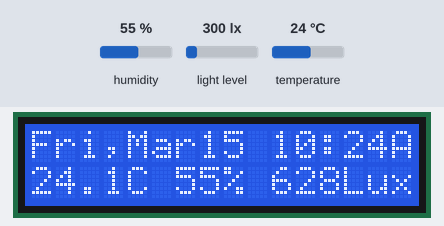
This program was run on a simulated Raspberry Pi (BCM pin numbers). Parts: 16×2 character LCD. The test bench sets the inputs (shaded band); at power-on: light level 300 lx, humidity 55 %, temperature 24 °C. The clock reads 2024-03-15 10:24:30 at power-on unless the program sets it; files the program writes start out absent; sound played through the audio output is not drawn and takes no time; what the program prints to the terminal is not drawn.

Above: at 2.3 s.
2.4 s: light level set to 500 lx
At 6.6 s:
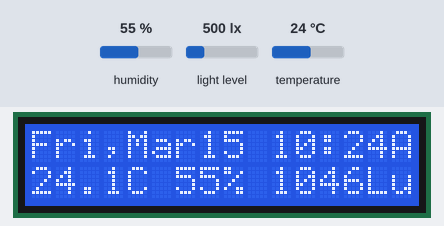
10.6 s: humidity set to 22 %
At 13.5 s:
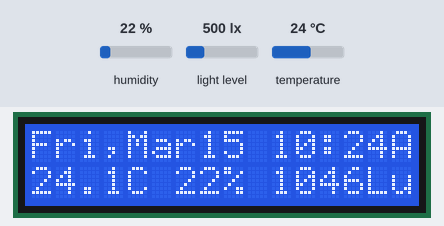
17.6 s: temperature set to 12 °C
At 20.3 s:
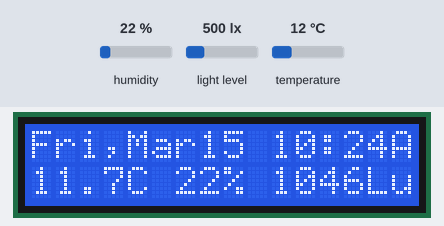
24.7 s: light level set to 40 lx
At 28.1 s:
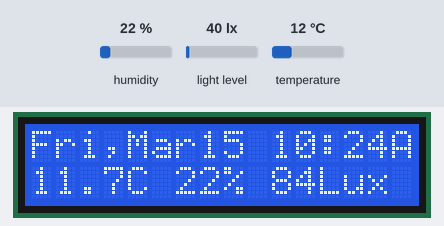
Timing chart, 0 to 29.6 s (numbered marks = the images above; inputs shaded):
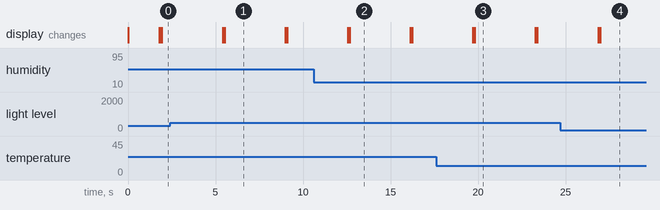

The program:

clock.py
```python
# Shivam Kundan
# S17-71-HOL1
# Fall 2017

# Constantly receive data from sensors, display on LCD, and save to file

# TSL2561 Light Sensor
# SI7021 Temperature & Humidity Sensor

import smbus
import time
import datetime
from subprocess import call
import sys
import shlex
import lcddriver

# Get I2C bus
bus = smbus.SMBus(1)

# Initialize LCD
display = lcddriver.lcd()

def brightness_sensor():
	# TSL2561 address, 0x39(57)
	# Select control register, 0x00(00) with command register, 0x80(128)
	#		0x03(03)	Power ON mode
	bus.write_byte_data(0x39, 0x00 | 0x80, 0x03)
	# TSL2561 address, 0x39(57)
	# Select timing register, 0x01(01) with command register, 0x80(128)
	#		0x02(02)	Nominal integration time = 402ms
	bus.write_byte_data(0x39, 0x01 | 0x80, 0x02)

	time.sleep(0.5)

	# Read data back from 0x0C(12) with command register, 0x80(128), 2 bytes
	# ch0 LSB, ch0 MSB
	data = bus.read_i2c_block_data(0x39, 0x0C | 0x80, 2)

	# Read data back from 0x0E(14) with command register, 0x80(128), 2 bytes
	# ch1 LSB, ch1 MSB
	data1 = bus.read_i2c_block_data(0x39, 0x0E | 0x80, 2)

	# Convert the data
	ch0 = data[1] * 256 + data[0]
	ch1 = data1[1] * 256 + data1[0]
	brightness = ch0-ch1

	# Output data to screen
	#print ("Full Spectrum(IR + Visible) :%d lux" %ch0)
	#print ("Infrared Value :%d lux" %ch1)
	#print ("Visible Value :%d lux" %brightness)
	return brightness

def humidity_sensor():
	# SI7021 address, 0x40(64)
	#		0xF5(245)	Select Relative Humidity NO HOLD master mode
	bus.write_byte(0x40, 0xF5)

	time.sleep(0.3)

	# SI7021 address, 0x40(64)
	# Read data back, 2 bytes, Humidity MSB first
	data0 = bus.read_byte(0x40)
	data1 = bus.read_byte(0x40)

	# Convert the data
	humidity = float(((data0 * 256 + data1) * 125 / 65536.0) - 6)
	lcdHumidity=str(round(humidity)).split('.')[0]
	a,b=str(humidity).split('.')
	logHumidity=float('.'.join((a, b[0:3])))
	#print ("Relative Humidity: %.2f %%" %logHumidity)
	return (lcdHumidity,logHumidity)

def temperature_sensor():
	time.sleep(0.3)
	# SI7021 address, 0x40(64)
	#		0xF3(243)	Select temperature NO HOLD master mode
	bus.write_byte(0x40, 0xF3)

	time.sleep(0.3)

	# SI7021 address, 0x40(64)
	# Read data back, 2 bytes, Temperature MSB first
	data0 = bus.read_byte(0x40)
	data1 = bus.read_byte(0x40)

	# Convert the data
	cTemp = ((data0 * 256 + data1) * 175.72 / 65536.0) - 46.85
	a,b=str(cTemp).split('.')
	lcdTemp=float('.'.join((a, b[0:1])))
	logTemp=float('.'.join((a, b[0:3])))
	fTemp = cTemp * 1.8 + 32

	# Output data to screen
	#print ("Temperature in Celsius is : %.2f C" %cTemp)
	#print ("Temperature in Fahrenheit is : %.2f F" %fTemp)

	return (lcdTemp,logTemp)

def get_date_time():
	now = datetime.datetime.now()
	myDate=now.strftime('%a,%b%-d')		#Short value because of 16-char lcd
	myTime=now.strftime('%-I:%M%p')
	logDate=now.strftime('%m/%d/%y')	#The logged date is in a different format than lcd's date
	logTime=now.strftime('%-I:%M:%S%p')
	return (myDate,myTime,logDate,logTime)

try:
	display.lcd_display_string("                ", 1)
	display.lcd_display_string("                ", 2)
	num_writes=0
	flag=0
	b_s_last=0
	while True:
		if (flag!=0):
                    b_s_last=b_s

		#Get current values
		myDate,myTime,logDate,logTime=get_date_time()
		lcdTemp,logTemp=temperature_sensor()
		lcdHumidity,logHumidity=humidity_sensor()
		b_s=brightness_sensor()
		flag=1
		print(b_s_last)
		print(b_s)

		#Automated night light 'smart service'
		if (abs(b_s-b_s_last)>300):
                    print("("+myDate+" "+str(logTime)+")"+"\n"+str(logTemp)+"C "+str(logHumidity)+"% "+str(b_s)+"lux "+"\n")
                    if (b_s<100):
                        call(["omxplayer","-o","local","/home/pi/seniordesign/Audio_Files/Speech/main_lights_off.mp3"])
                        call(["gpio","-g", "write", "27", "1"])
                    elif (b_s>100 and b_s<500):
                        call(["omxplayer","-o","local","/home/pi/seniordesign/Audio_Files/Speech/dim_lights.mp3"])
                        call(["gpio","-g", "write", "27", "0"])
                    if (b_s>500):
                        call(["omxplayer","-o","local","/home/pi/seniordesign/Audio_Files/Speech/main_lights_on.mp3"])
                        call(["gpio","-g", "write", "27", "0"])

		#Print to lcd
		l1=myDate+" "+myTime
		display.lcd_display_string(l1, 1)
		l2=str(lcdTemp)+"C "+str(lcdHumidity)+"% "+str(b_s)+"Lux"
		display.lcd_display_string("                ", 2)
		display.lcd_display_string(l2, 2)

		#Write to log file
		f=open('lab_sensors_log.csv','a')
		outstring = logDate+","+str(logTime)+','+str(logTemp)+"C"+','+str(logHumidity)+"%"+','+str(b_s)+"lux"+"\n"
		f.write(outstring)
		num_writes+=1
		f.close()
		print("#writes: " + str(num_writes))

		time.sleep(2) #Makes a total of 4 reading/minute

except KeyboardInterrupt:
    #print("Cleaning up!")
    display.lcd_clear()
    s="#writes: " + str(num_writes)
    display.lcd_display_string(s, 2)
```

lcddriver.py
```python
# Driver library for LCD display. Provided by Ryanteck LTD.
# The procedures below can all be called in your own code!
# You can just stick to the print string one though ;-)

# This is the driver library for the LCD display
# It contains some functions that you can call in your own program
# Just remember that in order to use it you have to import it
# You can do that with the line: import lcddriver
# Make sure that lcddriver is in the same directory though!
# Credit for this code goes to "natbett" of the Raspberry Pi Forum 18/02/13

import i2c_lib
from time import *

# LCD Address
ADDRESS = 0x3f

# commands
LCD_CLEARDISPLAY = 0x01
LCD_RETURNHOME = 0x02
LCD_ENTRYMODESET = 0x04
LCD_DISPLAYCONTROL = 0x08
LCD_CURSORSHIFT = 0x10
LCD_FUNCTIONSET = 0x20
LCD_SETCGRAMADDR = 0x40
LCD_SETDDRAMADDR = 0x80

# flags for display entry mode
LCD_ENTRYRIGHT = 0x00
LCD_ENTRYLEFT = 0x02
LCD_ENTRYSHIFTINCREMENT = 0x01
LCD_ENTRYSHIFTDECREMENT = 0x00

# flags for display on/off control
LCD_DISPLAYON = 0x04
LCD_DISPLAYOFF = 0x00
LCD_CURSORON = 0x02
LCD_CURSOROFF = 0x00
LCD_BLINKON = 0x01
LCD_BLINKOFF = 0x00

# flags for display/cursor shift
LCD_DISPLAYMOVE = 0x08
LCD_CURSORMOVE = 0x00
LCD_MOVERIGHT = 0x04
LCD_MOVELEFT = 0x00

# flags for function set
LCD_8BITMODE = 0x10
LCD_4BITMODE = 0x00
LCD_2LINE = 0x08
LCD_1LINE = 0x00
LCD_5x10DOTS = 0x04
LCD_5x8DOTS = 0x00

# flags for backlight control
LCD_BACKLIGHT = 0x08
LCD_NOBACKLIGHT = 0x00

En = 0b00000100 # Enable bit
Rw = 0b00000010 # Read/Write bit
Rs = 0b00000001 # Register select bit

class lcd:
   #initializes objects and lcd
   def __init__(self):
      self.lcd_device = i2c_lib.i2c_device(ADDRESS)

      self.lcd_write(0x03)
      self.lcd_write(0x03)
      self.lcd_write(0x03)
      self.lcd_write(0x02)

      self.lcd_write(LCD_FUNCTIONSET | LCD_2LINE | LCD_5x8DOTS | LCD_4BITMODE)
      self.lcd_write(LCD_DISPLAYCONTROL | LCD_DISPLAYON)
      self.lcd_write(LCD_CLEARDISPLAY)
      self.lcd_write(LCD_ENTRYMODESET | LCD_ENTRYLEFT)
      sleep(0.2)

   # clocks EN to latch command
   def lcd_strobe(self, data):
      self.lcd_device.write_cmd(data | En | LCD_BACKLIGHT)
      sleep(.0005)
      self.lcd_device.write_cmd(((data & ~En) | LCD_BACKLIGHT))
      sleep(.0001)

   def lcd_write_four_bits(self, data):
      self.lcd_device.write_cmd(data | LCD_BACKLIGHT)
      self.lcd_strobe(data)

   # write a command to lcd
   def lcd_write(self, cmd, mode=0):
      self.lcd_write_four_bits(mode | (cmd & 0xF0))
      self.lcd_write_four_bits(mode | ((cmd << 4) & 0xF0))

   # put string function
   def lcd_display_string(self, string, line):
      if line == 1:
         self.lcd_write(0x80)
      if line == 2:
         self.lcd_write(0xC0)
      if line == 3:
         self.lcd_write(0x94)
      if line == 4:
         self.lcd_write(0xD4)

      for char in string:
         self.lcd_write(ord(char), Rs)

   # clear lcd and set to home
   def lcd_clear(self):
      self.lcd_write(LCD_CLEARDISPLAY)
      self.lcd_write(LCD_RETURNHOME)
```

i2c_lib.py
```python
import smbus
from time import *

class i2c_device:
   def __init__(self, addr, port=1):
      self.addr = addr
      self.bus = smbus.SMBus(port)

# Write a single command
   def write_cmd(self, cmd):
      self.bus.write_byte(self.addr, cmd)
      sleep(0.0001)

# Write a command and argument
   def write_cmd_arg(self, cmd, data):
      self.bus.write_byte_data(self.addr, cmd, data)
      sleep(0.0001)

# Write a block of data
   def write_block_data(self, cmd, data):
      self.bus.write_block_data(self.addr, cmd, data)
      sleep(0.0001)

# Read a single byte
   def read(self):
      return self.bus.read_byte(self.addr)

# Read
   def read_data(self, cmd):
      return self.bus.read_byte_data(self.addr, cmd)

# Read a block of data
   def read_block_data(self, cmd):
      return self.bus.read_block_data(self.addr, cmd)
```

Measured:
- after the input at 2.4 s, the display: first differs from a run without the input after 3.1 s (image 1)
- after the input at 10.6 s, the display: first differs from a run without the input after 2.1 s (image 2)
- after the input at 17.6 s, the display: first differs from a run without the input after 2.2 s (image 3)
- after the input at 24.7 s, the display: first differs from a run without the input after 2.3 s (image 4)
- what the display in image 1 shows lasts 3.5 s, from 5.5 s to 9.0 s
